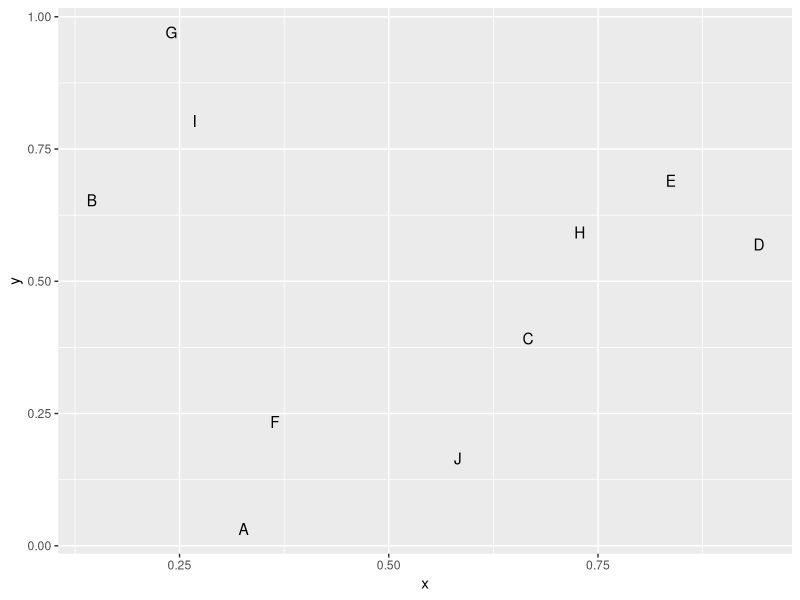
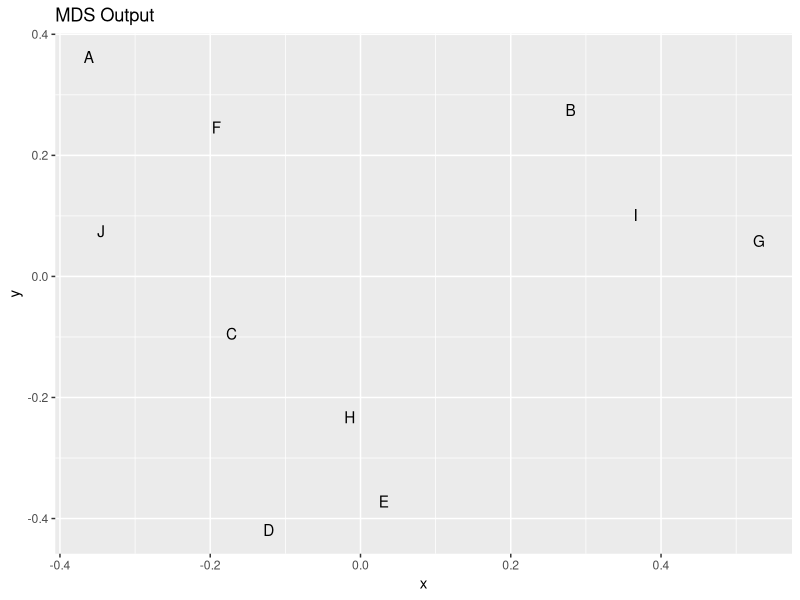
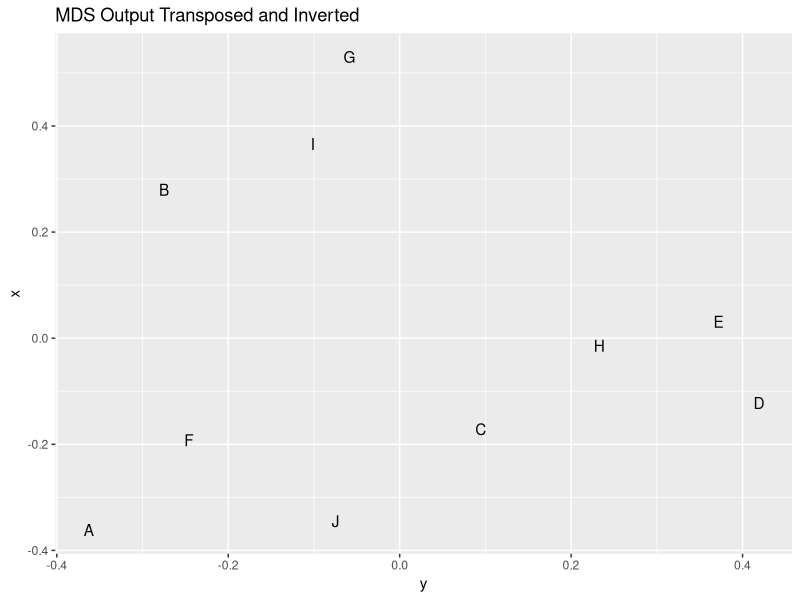

These charts were generated, in order, by the following R code:
library(tidyverse)
library(dplyr)
library(ggplot2)
#Set the seed for reproducibility
set.seed(58)
#Create a coordinate matrix (all coordinates are between 0 and 1).
#Suppose the places of cities A to J
coord_mat<-matrix(round(runif(20),6),ncol=2)
#Column names of the coordinate matrix, say x and y
colnames(coord_mat)<-c("x","y")
#Row names of the coordinates are cities.
#LETTERS is a predefined vector with letters of the English alphabet.
rownames(coord_mat)<-LETTERS[1:10]
#Create distance matrix
dist_mat<-dist(coord_mat)
#Display coordinate matrix
print(coord_mat)

ggplot(as.data.frame(coord_mat),aes(x=x,y=y)) + geom_text(label=rownames(coord_mat))

print(dist_mat)


#Now let's employ Multidimensional Scaling (MDS)
#Base R has a lovely command called cmdscale (Classical multidimensional scaling)
mds_data<-cmdscale(dist_mat,k=2)
colnames(mds_data)<-c("x","y")
#Print the output
print(mds_data)
print(coord_mat)


#Let's plot the output
ggplot(as.data.frame(mds_data),aes(x=x,y=y)) + geom_text(label=rownames(mds_data)) + labs(title="MDS Output")

#Not quite similar? Let's manipulate a bit.
ggplot(as.data.frame(mds_data) %>% mutate(y=-y),aes(x=y,y=x)) + geom_text(label=rownames(mds_data)) + labs(title="MDS Output Transposed and Inverted")

